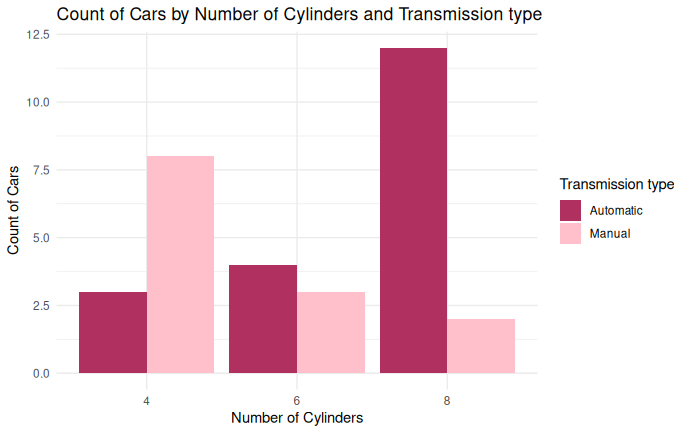

This figure's R source:
library(ggplot2)

mtcars$cyl <- factor(mtcars$cyl)
mtcars$am <- factor(mtcars$am, labels = c("Automatic", "Manual"))

p<-ggplot(mtcars, aes(x=cyl, fill = am))+
  geom_bar(position = "dodge")+
  labs(title = "Count of Cars by Number of Cylinders and Transmission type", 
       x = "Number of Cylinders",
       y = "Count of Cars",
       fill = "Transmission type") +
  scale_fill_manual(values = c("Automatic"="maroon", "Manual" = "pink"))+
  theme_minimal()

print(p)
